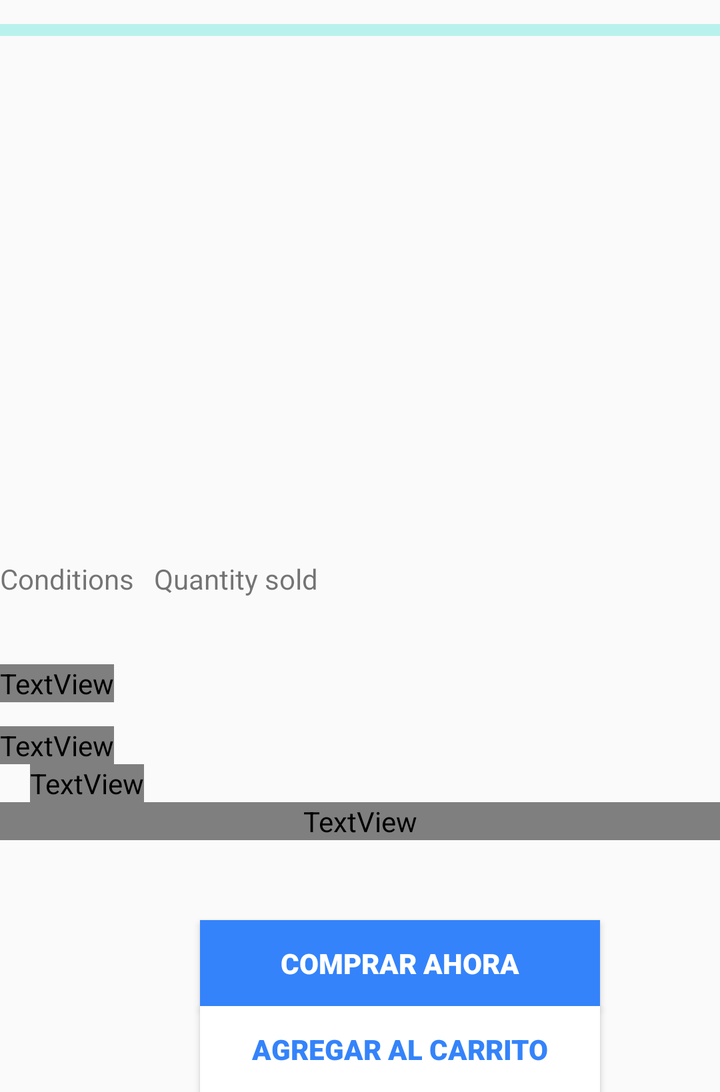
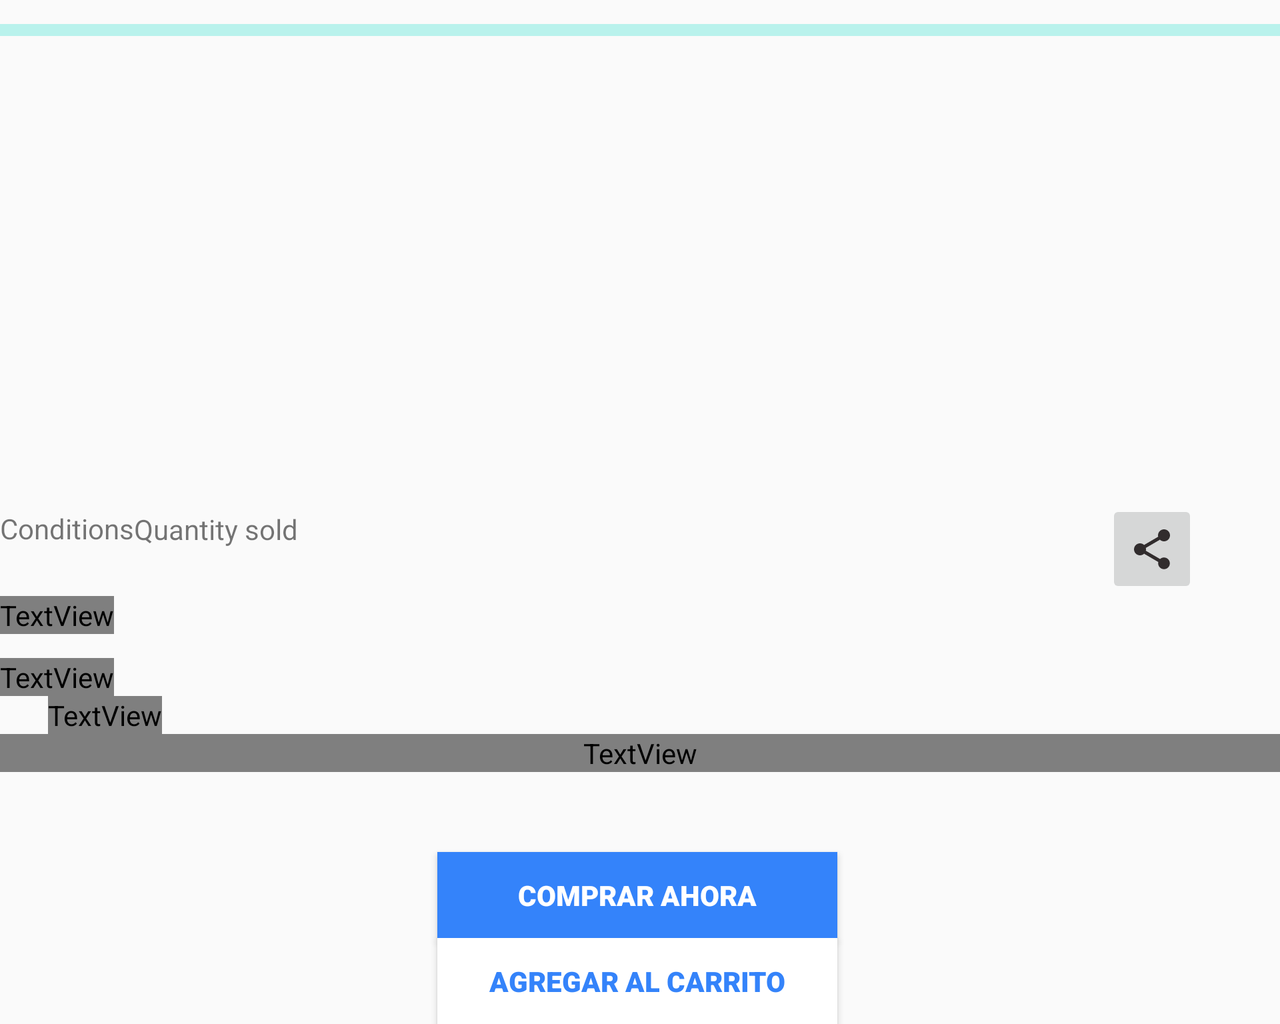

First picture: res/layout/ on a phone held upright. Second picture: the repository's own variant of that layout, on a device whose configuration matches the variant's folder. Source for both follows.
<!-- AndroidManifest.xml: application theme AppTheme -->
<!-- res/layout/activity_article_detail.xml -->
<?xml version="1.0" encoding="utf-8"?>
<LinearLayout xmlns:android="http://schemas.android.com/apk/res/android"
    xmlns:app="http://schemas.android.com/apk/res-auto"
    xmlns:tools="http://schemas.android.com/tools"
    android:layout_width="match_parent"
    android:layout_height="wrap_content"
    android:orientation="vertical"
    tools:context=".ArticleDetailActivity">

    <ScrollView
        android:layout_width="match_parent"
        android:layout_height="match_parent">

        <LinearLayout
            android:layout_width="match_parent"
            android:layout_height="match_parent"
            android:orientation="vertical">

            <ProgressBar
                android:id="@+id/progressBarD"
                style="@style/Widget.AppCompat.ProgressBar.Horizontal"
                android:layout_width="match_parent"
                android:layout_height="30dp"
                android:indeterminate="true"
                android:visibility="gone"
                tools:visibility="visible" />
            <androidx.recyclerview.widget.RecyclerView
                android:id="@+id/imagesArticleDetail"
                android:layout_width="match_parent"
                android:layout_height="250dp"
                android:orientation="horizontal"
                app:layout_constraintEnd_toEndOf="parent"
                app:layout_constraintStart_toStartOf="parent"
                app:layout_constraintTop_toTopOf="parent"
                tools:itemCount="7"
                tools:listitem="@layout/image_detail" />

            <LinearLayout
                android:layout_width="match_parent"
                android:layout_height="wrap_content"
                android:orientation="vertical">

                <LinearLayout
                    android:layout_width="match_parent"
                    android:layout_height="wrap_content"
                    android:orientation="horizontal"
                    android:layout_marginBottom="-45dp">

                    <TextView
                        android:id="@+id/textViewArticleCondition"
                        android:layout_width="wrap_content"
                        android:layout_height="wrap_content"
                        android:text="@string/conditions_article"
                        app:layout_constraintBottom_toTopOf="@+id/textViewArticle"
                        app:layout_constraintEnd_toEndOf="parent"
                        app:layout_constraintHorizontal_bias="0.0"
                        app:layout_constraintStart_toStartOf="parent" />


                    <TextView
                        android:id="@+id/textViewArticleQuantitySold"
                        android:layout_width="wrap_content"
                        android:layout_height="wrap_content"
                        android:text="@string/quantity_sold"
                        android:layout_marginLeft="10dp"
                        app:layout_constraintEnd_toEndOf="parent" />

                    <ImageButton
                        android:id="@+id/imgBtnShare"
                        android:layout_width="46dp"
                        android:layout_height="49dp"
                        android:layout_marginLeft="200dp"
                        app:srcCompat="@drawable/ic_share_product" />
                </LinearLayout>

                <TextView
                    android:id="@+id/textViewArticle"
                    style="@style/EstiloArticleTitle"
                    android:layout_width="wrap_content"
                    android:layout_height="wrap_content"
                    android:layout_marginTop="48dp"
                    android:text="@string/titulo_articulo"
                    android:layout_marginEnd="50dp" />

                <TextView
                    android:id="@+id/textViewArticlePrice"
                    style="@style/EstiloArticlePrice"
                    android:layout_width="wrap_content"
                    android:layout_height="wrap_content"
                    android:layout_marginTop="12dp"
                    android:text="$00000"
                    android:layout_marginRight="100dp"
                    app:layout_constraintTop_toBottomOf="@+id/textViewArticle" />

                <TextView
                    android:id="@+id/textViewDescriptionTitle"
                    style="@style/EstiloArticleTitle"
                    android:layout_width="wrap_content"
                    android:layout_height="wrap_content"
                    android:layout_marginStart="15dp"
                    android:text="@string/descripcionTitle"
                    android:textSize="25dp"/>

                <TextView
                    android:id="@+id/textViewArticleDescriptionBody"
                    style="@style/EstiloArticleTitle"
                    android:layout_width="match_parent"
                    android:layout_height="wrap_content"
                    android:text="@string/_body"
                    android:textAlignment="center" />

                <Button
                    android:id="@+id/btnComprar"
                    style="@style/EstiloBtnComprar"
                    android:layout_width="200dp"
                    android:layout_height="43dp"
                    android:layout_marginTop="40dp"
                    android:text="@string/comprar"
                    android:layout_marginLeft="100dp" />

                <Button
                    android:id="@+id/btnAgregarAlCarrito"
                    style="@style/EstiloBtnAgregarAlCarrito"
                    android:layout_width="200dp"
                    android:layout_height="43dp"
                    android:text="@string/agregar_al_carrito"
                    android:layout_marginLeft="100dp"
                    app:layout_constraintBottom_toBottomOf="parent"
                    app:layout_constraintEnd_toEndOf="parent"
                    app:layout_constraintHorizontal_bias="0.497"
                    app:layout_constraintStart_toStartOf="parent"
                    app:layout_constraintTop_toBottomOf="@+id/btnComprar"
                    app:layout_constraintVertical_bias="0.0" />




            </LinearLayout>

        </LinearLayout>
    </ScrollView>
</LinearLayout>
<!-- res/layout/image_detail.xml (included above) -->
<?xml version="1.0" encoding="utf-8"?>
<LinearLayout xmlns:android="http://schemas.android.com/apk/res/android"
    xmlns:app="http://schemas.android.com/apk/res-auto"
    xmlns:tools="http://schemas.android.com/tools"
    android:layout_width="match_parent"
    android:layout_height="match_parent"
    android:orientation="horizontal">


        <ImageView
            android:id="@+id/articleListImage"
            android:layout_width="match_parent"
            android:layout_height="wrap_content"
            app:layout_constraintBottom_toBottomOf="parent"
            app:layout_constraintEnd_toEndOf="parent"
            app:layout_constraintHorizontal_bias="0.495"
            app:layout_constraintStart_toStartOf="parent"
            app:layout_constraintTop_toTopOf="parent" />


</LinearLayout>
<!-- resources referenced by this layout -->
<resources>
  <!-- drawable ic_share_product (drawable-anydpi) -->
  <vector xmlns:android="http://schemas.android.com/apk/res/android"
      android:width="24dp"
      android:height="24dp"
      android:viewportWidth="24"
      android:viewportHeight="24"
      android:tint="#070102"
      android:alpha="0.8">
      <path
          android:fillColor="#FF000000"
          android:pathData="M18,16.08c-0.76,0 -1.44,0.3 -1.96,0.77L8.91,12.7c0.05,-0.23 0.09,-0.46 0.09,-0.7s-0.04,-0.47 -0.09,-0.7l7.05,-4.11c0.54,0.5 1.25,0.81 2.04,0.81 1.66,0 3,-1.34 3,-3s-1.34,-3 -3,-3 -3,1.34 -3,3c0,0.24 0.04,0.47 0.09,0.7L8.04,9.81C7.5,9.31 6.79,9 6,9c-1.66,0 -3,1.34 -3,3s1.34,3 3,3c0.79,0 1.5,-0.31 2.04,-0.81l7.12,4.16c-0.05,0.21 -0.08,0.43 -0.08,0.65 0,1.61 1.31,2.92 2.92,2.92 1.61,0 2.92,-1.31 2.92,-2.92s-1.31,-2.92 -2.92,-2.92z"/>
  </vector>
  <string name="_body">Descripcion Articulo</string>
  <string name="agregar_al_carrito">Agregar al carrito</string>
  <string name="comprar">Comprar Ahora</string>
  <string name="conditions_article">Conditions</string>
  <string name="descripcionTitle">Descripcion:</string>
  <string name="quantity_sold">Quantity sold</string>
  <string name="titulo_articulo">Titulo Articulo</string>
  <style name="EstiloArticlePrice">
          <item name="android:textColor">@color/vpi__background_holo_dark</item>
          <item name="fontFamily">sans-serif-black</item>
          <item name="android:textSize">30dp </item>
      </style>
  <style name="EstiloArticleTitle">
          <item name="android:textColor">@color/vpi__background_holo_dark</item>
          <item name="fontFamily">sans-serif-light</item>
          <item name="android:textSize">20dp</item>
      </style>
  <style name="EstiloBtnAgregarAlCarrito">
          <item name="android:textColor">@color/colorBtnTextAgregarCarrito</item>
          <item name="fontFamily">sans-serif-black</item>
          <item name="android:background">@android:color/white </item>
      </style>
  <style name="EstiloBtnComprar">
          <item name="android:textColor">@android:color/white</item>
          <item name="fontFamily">sans-serif-black</item>
          <item name="android:background">@color/colorBtnBackGroundComprar </item>
      </style>
  <style name="AppTheme" parent="Theme.AppCompat.Light.DarkActionBar">
          
          <item name="colorPrimary">#FFEB3B</item>
          <item name="colorPrimaryDark">@android:color/holo_orange_dark</item>
          <item name="colorAccent">@color/colorAccent</item>
      </style>
  <color name="colorBtnTextAgregarCarrito">#3483FA</color>
  <color name="colorBtnBackGroundComprar">#3483FA</color>
  <color name="colorAccent">#03DAC5</color>
</resources>
<!-- res/layout-land/activity_article_detail.xml (the repository's variant of the layout above) -->
<!-- drawn on the phone turned sideways -->
<?xml version="1.0" encoding="utf-8"?>
<androidx.core.widget.NestedScrollView xmlns:android="http://schemas.android.com/apk/res/android"
    xmlns:app="http://schemas.android.com/apk/res-auto"
    xmlns:tools="http://schemas.android.com/tools"
    android:layout_width="match_parent"
    android:layout_height="wrap_content">

    <androidx.constraintlayout.widget.ConstraintLayout
        android:layout_width="match_parent"
        android:layout_height="match_parent"
        tools:context=".ArticleDetailActivity">

        <ProgressBar
            android:id="@+id/progressBarD"
            style="@style/Widget.AppCompat.ProgressBar.Horizontal"
            android:layout_width="match_parent"
            android:layout_height="30dp"
            android:indeterminate="true"
            android:visibility="gone"
            tools:visibility="visible" />
          <androidx.recyclerview.widget.RecyclerView
            android:id="@+id/imagesArticleDetail"
            android:layout_width="match_parent"
            android:layout_height="250dp"
            android:orientation="horizontal"
            app:layout_constraintEnd_toEndOf="parent"
            app:layout_constraintStart_toStartOf="parent"
            app:layout_constraintTop_toTopOf="parent"
            tools:itemCount="7"
            tools:listitem="@layout/image_detail" />
        <TextView
            android:id="@+id/textViewArticleCondition"
            android:layout_width="wrap_content"
            android:layout_height="wrap_content"
            android:text="@string/conditions"
            app:layout_constraintBottom_toTopOf="@+id/textViewArticle"
            app:layout_constraintEnd_toEndOf="parent"
            app:layout_constraintHorizontal_bias="0.0"
            app:layout_constraintStart_toStartOf="parent"
            app:layout_constraintTop_toBottomOf="@+id/imagesArticleDetail"
            app:layout_constraintVertical_bias="0.164" />

        <TextView
            android:id="@+id/textViewArticleQuantitySold"
            android:layout_width="wrap_content"
            android:layout_height="wrap_content"
            android:text="@string/quantity_sold"
            app:layout_constraintBottom_toTopOf="@+id/textViewArticle"
            app:layout_constraintEnd_toEndOf="parent"
            app:layout_constraintHorizontal_bias="0.0"
            app:layout_constraintStart_toEndOf="@+id/textViewArticleCondition"
            app:layout_constraintTop_toBottomOf="@+id/imagesArticleDetail"
            app:layout_constraintVertical_bias="0.17" />

        <TextView
            android:id="@+id/textViewArticle"
            style="@style/EstiloArticleTitle"
            android:layout_width="wrap_content"
            android:layout_height="wrap_content"
            android:layout_marginTop="48dp"
            android:text="@string/titulo_articulo"
            app:layout_constraintEnd_toEndOf="parent"
            app:layout_constraintHorizontal_bias="0.0"
            app:layout_constraintStart_toStartOf="parent"
            app:layout_constraintTop_toBottomOf="@+id/imagesArticleDetail" />

        <TextView
            android:id="@+id/textViewDescriptionTitle"
            style="@style/EstiloArticleTitle"
            android:layout_width="wrap_content"
            android:layout_height="wrap_content"
            android:layout_marginStart="24dp"
            android:text="@string/descripcionTitle"
            android:textSize="25dp"
            app:layout_constraintEnd_toEndOf="parent"
            app:layout_constraintHorizontal_bias="0.0"
            app:layout_constraintStart_toStartOf="parent"
            app:layout_constraintTop_toBottomOf="@+id/textViewArticlePrice" />

        <TextView
            android:id="@+id/textViewArticleDescriptionBody"
            style="@style/EstiloArticleTitle"
            android:layout_width="match_parent"
            android:layout_height="wrap_content"
            android:text="Descripcion Articulo"
            android:textAlignment="center"
            app:layout_constraintTop_toBottomOf="@+id/textViewDescriptionTitle"
            tools:layout_editor_absoluteX="6dp" />

        <TextView
            android:id="@+id/textViewArticlePrice"
            style="@style/EstiloArticlePrice"
            android:layout_width="wrap_content"
            android:layout_height="wrap_content"
            android:layout_marginTop="12dp"
            android:text="$00000"
            app:layout_constraintEnd_toEndOf="parent"
            app:layout_constraintHorizontal_bias="0.0"
            app:layout_constraintStart_toStartOf="parent"
            app:layout_constraintTop_toBottomOf="@+id/textViewArticle" />



        <Button
            android:id="@+id/btnComprar"
            style="@style/EstiloBtnComprar"
            android:layout_width="200dp"
            android:layout_height="43dp"
            android:layout_marginTop="40dp"
            android:text="@string/comprar"
            app:layout_constraintEnd_toEndOf="parent"
            app:layout_constraintHorizontal_bias="0.497"
            app:layout_constraintStart_toStartOf="@id/textViewArticleDescriptionBody"
            app:layout_constraintTop_toBottomOf="@+id/textViewArticleDescriptionBody" />

        <Button
            android:id="@+id/btnAgregarAlCarrito"
            style="@style/EstiloBtnAgregarAlCarrito"
            android:layout_width="200dp"
            android:layout_height="43dp"
            android:text="@string/agregar_al_carrito"
            app:layout_constraintBottom_toBottomOf="parent"
            app:layout_constraintEnd_toEndOf="parent"
            app:layout_constraintHorizontal_bias="0.497"
            app:layout_constraintStart_toStartOf="parent"
            app:layout_constraintTop_toBottomOf="@+id/btnComprar"
            app:layout_constraintVertical_bias="0.0" />

        <Button
            android:id="@+id/btnIrBuscarArticulos"
            android:layout_width="151dp"
            android:layout_height="59dp"
            android:layout_marginBottom="672dp"
            android:text="@string/ir_a_buscar_articulos"
            android:visibility="gone"
            app:layout_constraintBottom_toBottomOf="parent"
            app:layout_constraintEnd_toEndOf="parent"
            app:layout_constraintHorizontal_bias="0.0"
            app:layout_constraintStart_toStartOf="parent" />

        <ImageButton
            android:id="@+id/imgBtnShare"
            android:layout_width="46dp"
            android:layout_height="49dp"
            app:layout_constraintEnd_toEndOf="parent"
            app:layout_constraintHorizontal_bias="0.908"
            app:layout_constraintStart_toEndOf="@+id/textViewArticleQuantitySold"
            app:layout_constraintTop_toBottomOf="@+id/imagesArticleDetail"
            app:srcCompat="@drawable/ic_share_product" />


    </androidx.constraintlayout.widget.ConstraintLayout>

</androidx.core.widget.NestedScrollView>
<!-- resources referenced by the variant -->
<!-- as the phone turned sideways resolves them -->
<resources>
  <!-- drawable ic_share_product (drawable-anydpi) -->
  <vector xmlns:android="http://schemas.android.com/apk/res/android"
      android:width="24dp"
      android:height="24dp"
      android:viewportWidth="24"
      android:viewportHeight="24"
      android:tint="#070102"
      android:alpha="0.8">
      <path
          android:fillColor="#FF000000"
          android:pathData="M18,16.08c-0.76,0 -1.44,0.3 -1.96,0.77L8.91,12.7c0.05,-0.23 0.09,-0.46 0.09,-0.7s-0.04,-0.47 -0.09,-0.7l7.05,-4.11c0.54,0.5 1.25,0.81 2.04,0.81 1.66,0 3,-1.34 3,-3s-1.34,-3 -3,-3 -3,1.34 -3,3c0,0.24 0.04,0.47 0.09,0.7L8.04,9.81C7.5,9.31 6.79,9 6,9c-1.66,0 -3,1.34 -3,3s1.34,3 3,3c0.79,0 1.5,-0.31 2.04,-0.81l7.12,4.16c-0.05,0.21 -0.08,0.43 -0.08,0.65 0,1.61 1.31,2.92 2.92,2.92 1.61,0 2.92,-1.31 2.92,-2.92s-1.31,-2.92 -2.92,-2.92z"/>
  </vector>
  <string name="agregar_al_carrito">Agregar al carrito</string>
  <string name="comprar">Comprar Ahora</string>
  <string name="conditions">Conditions</string>
  <string name="descripcionTitle">Descripcion:</string>
  <string name="ir_a_buscar_articulos">Ir a Buscar articulos</string>
  <string name="quantity_sold">Quantity sold</string>
  <string name="titulo_articulo">Titulo Articulo</string>
  <style name="EstiloArticlePrice">
          <item name="android:textColor">@color/vpi__background_holo_dark</item>
          <item name="fontFamily">sans-serif-black</item>
          <item name="android:textSize">30dp </item>
      </style>
  <style name="EstiloArticleTitle">
          <item name="android:textColor">@color/vpi__background_holo_dark</item>
          <item name="fontFamily">sans-serif-light</item>
          <item name="android:textSize">20dp</item>
      </style>
  <style name="EstiloBtnAgregarAlCarrito">
          <item name="android:textColor">@color/colorBtnTextAgregarCarrito</item>
          <item name="fontFamily">sans-serif-black</item>
          <item name="android:background">@android:color/white </item>
      </style>
  <style name="EstiloBtnComprar">
          <item name="android:textColor">@android:color/white</item>
          <item name="fontFamily">sans-serif-black</item>
          <item name="android:background">@color/colorBtnBackGroundComprar </item>
      </style>
  <style name="AppTheme" parent="Theme.AppCompat.Light.DarkActionBar">
          
          <item name="colorPrimary">#FFEB3B</item>
          <item name="colorPrimaryDark">@android:color/holo_orange_dark</item>
          <item name="colorAccent">@color/colorAccent</item>
      </style>
  <color name="colorBtnTextAgregarCarrito">#3483FA</color>
  <color name="colorBtnBackGroundComprar">#3483FA</color>
  <color name="colorAccent">#03DAC5</color>
</resources>
